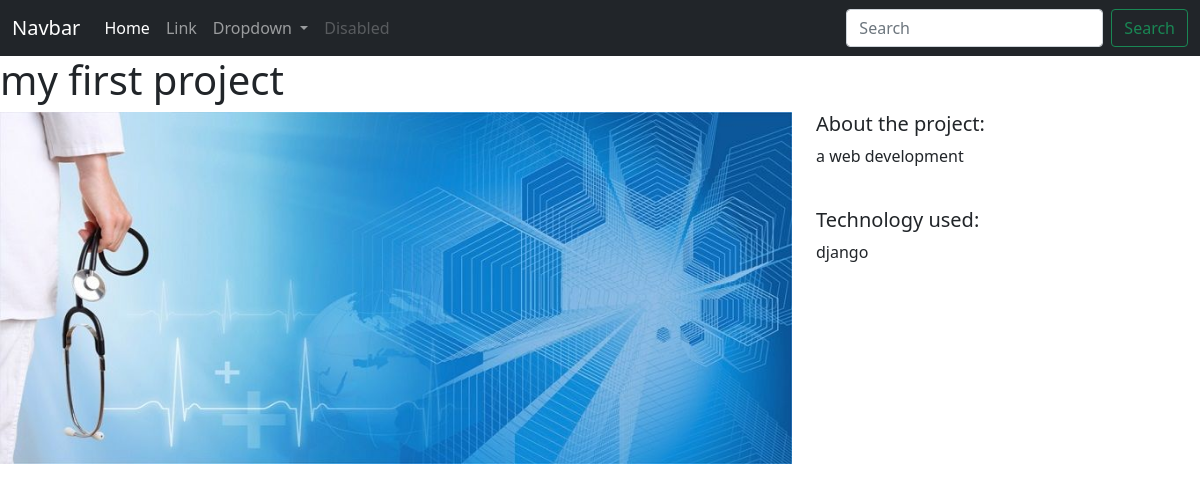
/projects/1/, run on the app's committed database.
### projects/models.py (models this page shows)
class Project(models.Model):
    title = models.CharField(max_length=100)
    description = models.TextField()
    technology = models.CharField(max_length=20)
    image = models.FilePathField(path='/img/')

### projects/views.py (the view)
# urls.py: path('<int:pk>/', views.project_detail, name='project_detail'),
def project_detail(request, pk):
    project = Project.objects.get(pk=pk)
    context = {
        'project': project
    }
    return render(request, 'project_detail.html', context)

### projects/templates/project_detail.html
{% extends "base.html" %}
{% load static %}
{% block page_content %}
<h1>{{ project.title }}</h1>
<div class="row">
    <div class="col-md-8">
        <img src="{% static project.image %}" alt="" width="100%">
    </div>
    <div class="col-md-4">
        <h5>About the project:</h5>
        <p>{{ project.description }}</p>
        <br>
        <h5>Technology used:</h5>
        <p>{{ project.technology }}</p>
    </div>
</div>
{% endblock %}

### data on the page
Project: title "my first project", image (picture), description "a web development", technology "django"
